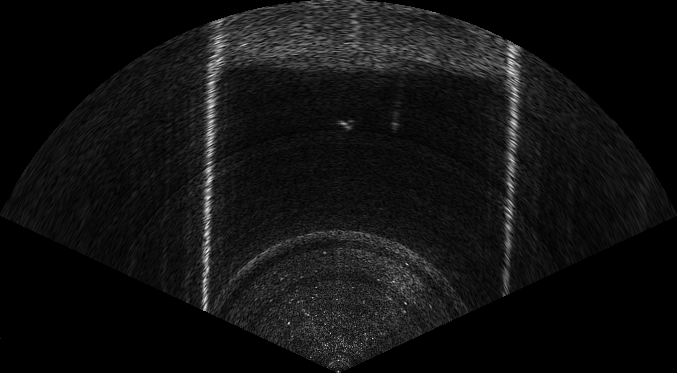
#> input picture p3.png, 677 x 373 px
$ python '形态学噪声消除.py'
#> lines starting #> are read from the running program, lines starting #| are printed output that depends on the picture
import numpy as np
import cv2
import matplotlib.pyplot as plt
plt.rcParams['font.sans-serif'] = ['SimHei']
plt.rcParams['axes.unicode_minus'] = False

'''
def random_noise(img,noise_num):

    #添加随机噪点（实际上就是随机在图像上将像素点的灰度值变为255即白色）
    #:param image: 需要加噪的图片
    #:param noise_num: 添加的噪音点数目，一般是上千级别的
    #:return: img_noise

    #
    # 参数image：，noise_num：
    img_noise = img
    # cv2.imshow("src", img)
    rows, cols, chn = img_noise.shape
    # 加噪声
    x_size = np.random.randint(2, 3)# 加噪声的方块大小的长宽
    y_size = np.random.randint(2, 3)
    for i in range(noise_num):
        x = np.random.randint(0, rows)#随机生成指定范围的整数
        y = np.random.randint(0, cols)
        img_noise[x:x+x_size, y:y+y_size, :] = 0

    return img_noise
'''
# img_noise = random_noise("32-2.jpg",30)


def put(path):
    # 读取图片
#> called with path = 'p3.png'
    img = cv2.imread(path)
#> img is the input picture: shape (373, 677, 3); min 0, max 234, mean 17.5
    # [8 lines of commented-out code are left out]
    kernel = np.ones((2,2), np.uint8)

    # 图像开运算
    res3 = cv2.morphologyEx(img, cv2.MORPH_OPEN, kernel)
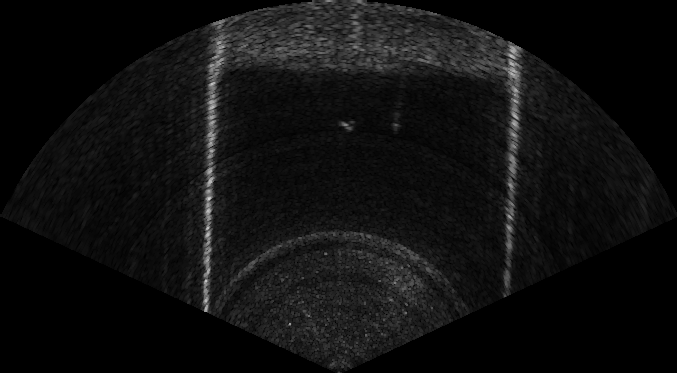
#> res3: shape (373, 677, 3); min 0, max 208, mean 15.6
    # 图像闭运算去噪
    res4 = cv2.morphologyEx(res3, cv2.MORPH_CLOSE, kernel)
    cv2.imwrite('quzao.png',res4)
    # 图像显示
    plt.subplot(121), plt.imshow(img, plt.cm.gray), plt.title('噪声图片'), plt.axis('off')
    plt.subplot(122), plt.imshow(res4, plt.cm.gray), plt.title('去噪'), plt.axis('off')

    # plt.savefig('2.1new-ing.jpg')
    plt.show()
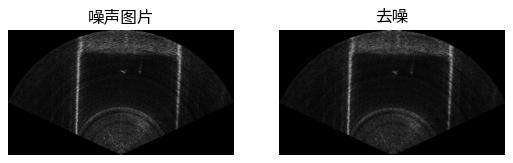
#> figure drawn by matplotlib, 2 panels

# 图像处理函数，要传入路径
put(r'p3.png')
